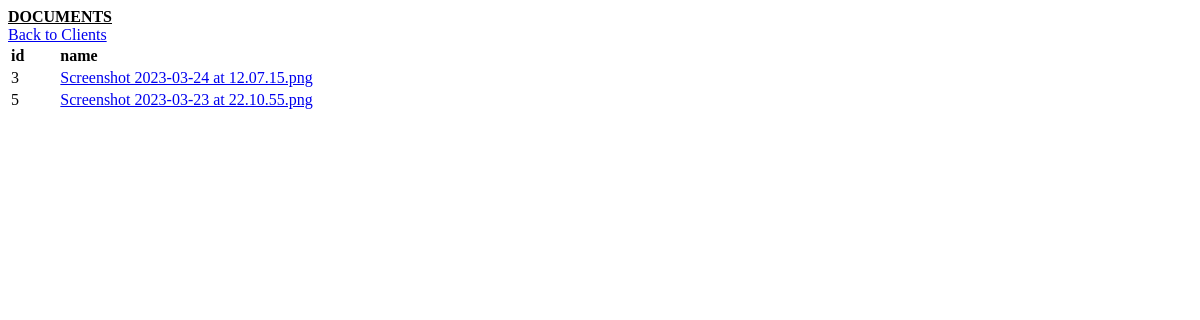
Before: /client_management/client/1/documents/ with the older database file.
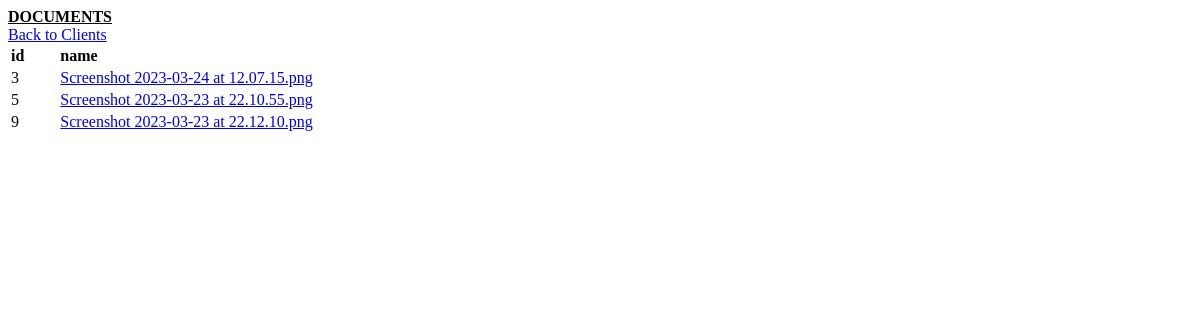
After: the same page with the newer database file.
### client_management/models.py (models this page shows, shortened)
class Document(models.Model):
    name = models.CharField(max_length=200)
    destination = models.CharField(max_length=200)
    client = models.ForeignKey(Client, on_delete=models.CASCADE, related_name='documents')
    created_at = models.DateTimeField(auto_now_add=True)
    updated_at = models.DateTimeField(auto_now=True)

### client_management/views.py (the view)
# urls.py: path('client/<int:client_id>/documents/', views.documents, name='documents'),
def documents(request, client_id):
    client = Client.objects.get(id=client_id)
    context = {'documents': client.documents.all}
    return render(request, 'client_management/documents.html', context)

### client_management/templates/client_management/documents.html (shortened to what this page needs)
<b><u>DOCUMENTS</u></b>
<a href="/client_management/clients">Back to Clients</a>
{% if documents %}
<table>
  <tr>
    <td><b>id</b>&emsp;&emsp;</td>
    <td><b>name</b>&emsp;&emsp;&emsp;&emsp;</td>
  </tr>
  {% for document in documents %}
    <tr>
      <td>{{ document.id }}</td>
      <td><a href='/client_management/download_document/{{document.id}}' download>{{document.name}}</a></td>
    </tr>
  {% endfor %}
</table>
{% else %}
    <p>This client has no uploaded documents.</p>
{% endif %}

Changed rows visible on the page:
added Document: id "9", name "Screenshot 2023-03-23 at 22.12.10.png"
